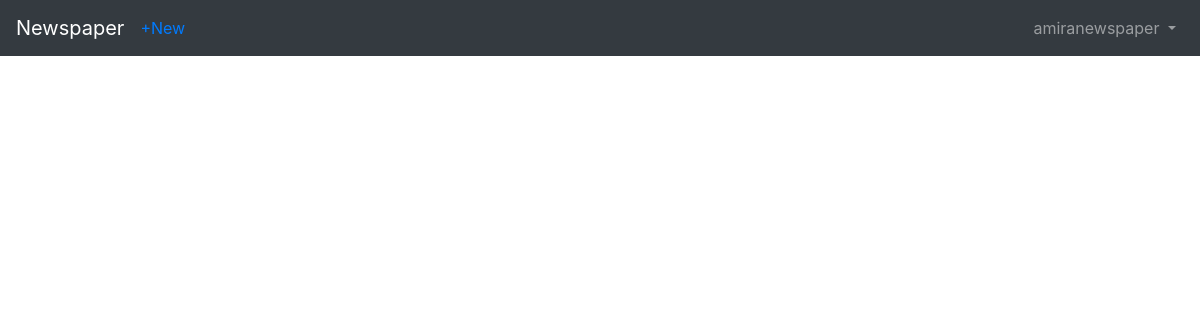
The page /articles/ (signed in) on the database as committed earlier.
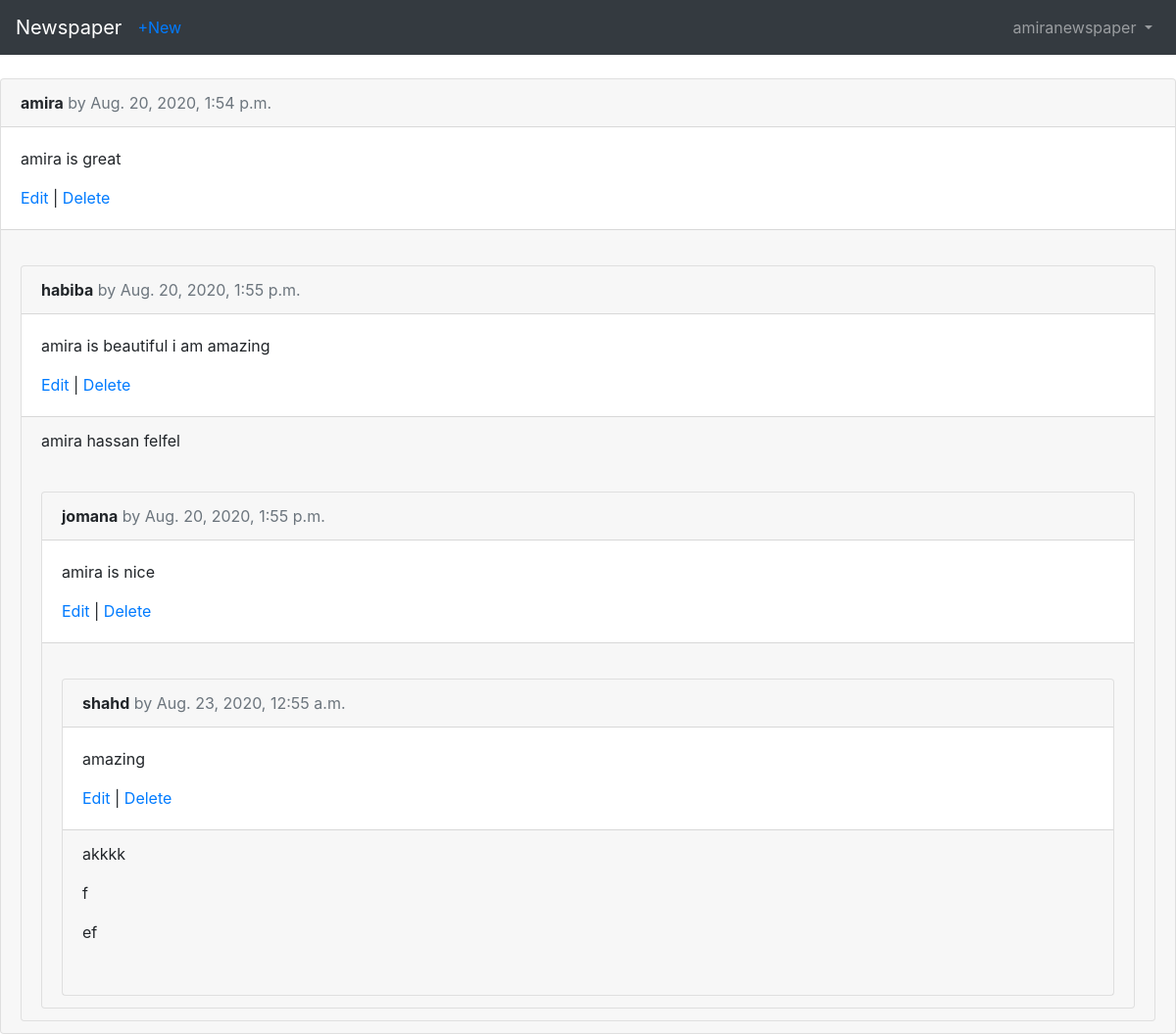
The same page on the database as committed later.
### users/models.py (models this page shows)
class CustomUser(AbstractUser):
    age =models.PositiveIntegerField(null=True,blank=True)

### articles/models.py (models this page shows, shortened)
class Article(models.Model):
    title=models.CharField(max_length=255)
    body=models.TextField()
    date=models.DateTimeField(auto_now_add=True)
    auther=models.ForeignKey(get_user_model(), on_delete=models.CASCADE,)

class Comment(models.Model):
    article=models.ForeignKey(
        Article,on_delete=models.CASCADE,related_name="comments"
    )
    comment=models.CharField(max_length=140)
    author=models.ForeignKey(get_user_model(),on_delete=models.CASCADE)
    def __str__(self):
        return self.comment

### articles/views.py (the view)
# urls.py: path("",ArticleListView.as_view(),name="article_list"),
class ArticleListView(LoginRequiredMixin,ListView):
    model=Article
    template_name="article_list.html"
    login_url="login"

### templates/article_list.html (shortened to what this page needs)
{% extends 'base.html' %}
{% block content %}
    {% for article  in object_list %}
         <div class="card">
         <div class="card-header">
              <span class="font-weight-bold">{{article.title}}</span>
              <span class="text-muted"> by {{article.date}}</span>
         </div>
         <div class="card-body">
              <p>{{article.body}}</p>
              <a href ={% url 'article_edit' article.pk %}>Edit</a> |
              <a href ={% url 'article_delete' article.pk %}>Delete</a>
         </div>
         <div class="card-footer">
         {% for comment  in article.comments.all %}
            <p>
               {{comment}}
            </p>
         {% endfor %}
    <br>
    {% endfor %}
{% endblock content %}

### templates/base.html (shortened to what this page needs)
<!DOCTYPE html>
<html lang="en">
<head>
    <link rel="stylesheet" href="https://stackpath.bootstrapcdn.com/bootstrap/4.1.3/css/bootstrap.min.css">
</head>
<body>
    <nav class="navbar navbar-expand-md navbar-dark bg-dark mb-4">
      <a class="navbar-brand" href="{% url 'home' %}">Newspaper</a>
        {% if user.is_authenticated %}
        <ul class="navbar-nav mr-auto">
            <li class ="nav-item"><a href ="{%url 'article_new'%}">+New</a></li>
        </ul>
        {% endif %}
      <div class="collapse navbar-collapse" id="navbarCollapse">
        {% if user.is_authenticated %}
          <ul class="navbar-nav ml-auto">
            <li class="nav-item">
              <a class="nav-link dropdown-toggle" href="#" id="userMenu" data-toggle="dropdown" aria-haspopup="true" aria-expanded="false">
                {{ user.username }}
              </a>
            </li>
          </ul>
        {% endif %}
      </div>
    </nav>
    <div>
        {% block content %}
        {% endblock content %}
    </div>
</body>
</html>

Rows that differ between the two databases and show on the page:
added Article: title "amira", date "Aug. 20, 2020, 1:54 p.m.", body "amira is great"
added Article: title "habiba", date "Aug. 20, 2020, 1:55 p.m.", body "amira is beautiful i am amazing"
added Comment: comment "amira hassan felfel", shown under "habiba"
added Article: title "jomana", date "Aug. 20, 2020, 1:55 p.m.", body "amira is nice"
added Article: title "shahd", date "Aug. 23, 2020, 12:55 a.m.", body "amazing"
added Comment: comment "akkkk", shown under "shahd"
added Comment: comment "f", shown under "shahd"
added Comment: comment "ef", shown under "shahd"
